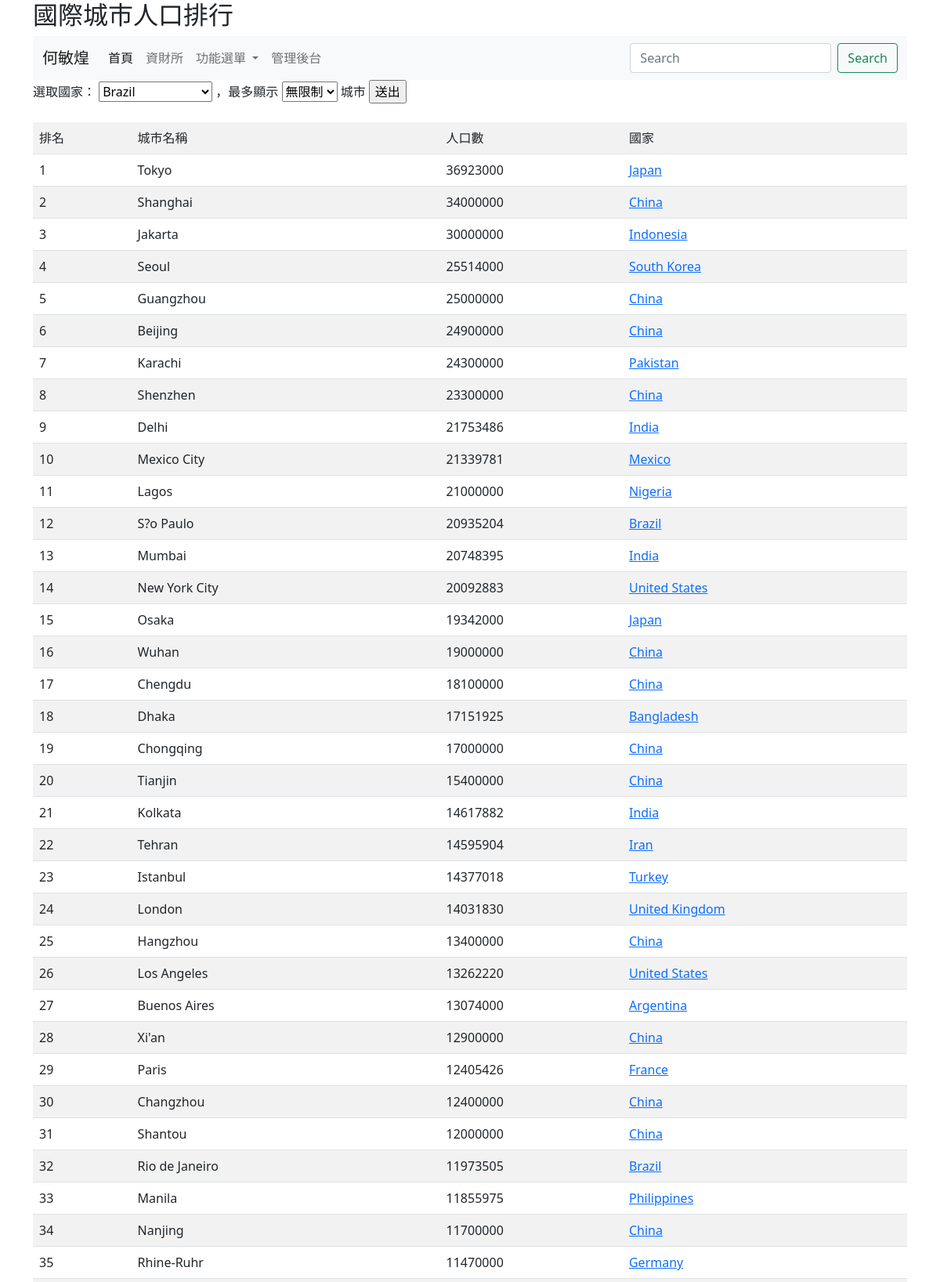
The app's page /plist/ (upper part) with its own data.
### mysite/models.py (models this page shows, shortened)
class City(models.Model):
	name = models.CharField(max_length=20)
	population = models.PositiveIntegerField(default=0)
	country = models.ForeignKey(Country, on_delete=models.CASCADE)

class Country(models.Model):
	name = models.CharField(max_length=20)
	def __str__(self):
		return self.name

### mysite/views.py (the view)
# urls.py: path('plist/', views.plist),
def plist(request, name=""):
	countries = Country.objects.all()
	if request.method == 'POST':
		country_id = request.POST["country"]
		items = int(request.POST["items"])
		target = Country.objects.get(id=country_id)
		if target != None:
			if items == 0:
				cities = City.objects.filter(country=target).order_by("population")
			else:
				cities = City.objects.filter(country=target).order_by("population")[:items]
		else:
			if items == 0:
				cities = City.objects.all().order_by("-population")
			else:
				cities = City.objects.all().order_by("-population")[:items]
	else:
		if name != "":
			target = Country.objects.get(name=name)
			if target != None:
				cities = City.objects.filter(country=target).order_by("population")
			else:
				cities = City.objects.all().order_by("-population")
		else:
			cities = City.objects.all().order_by("-population")
	return render(request, "plist.html", locals())

### templates/plist.html (shortened to what this page needs)
{% extends "base.html" %}
{% block headmessage %} <h2>國際城市人口排行</h2> {% endblock %}
{% block content %}
	<form action='/plist/' method=POST>
	選取國家：
	<select name=country>
	{% for country in countries %}
		<option value="{{country.id}}">{{ country.name }}</option>
	{% endfor %}
	</select>
	，最多顯示
	<select name="items">
		<option value=0>無限制</option>
	</select>
	城市
	<input type=submit value="送出">
	</form>
	<br>
	<table class="table table-striped">
		<tr><td>排名</td><td>城市名稱</td><td>人口數</td><td>國家</td></tr>
	{% for city in cities %}
		<tr>
			<td>
				{{ forloop.counter }}
			</td>
			<td>
				{{ city.name }}
			</td>
			<td>
				{{ city.population }}
			</td>
			<td>
				<a href="/plist/{{city.country}}/">
				{{ city.country }}
				</a>
			</td>
		</tr>
	{% endfor %}
	</table>
{% endblock %}

### records on screen
City: name "Tokyo", population "36923000", country "Japan"
City: name "Shanghai", population "34000000", country "China"
City: name "Jakarta", population "30000000", country "Indonesia"
City: name "Seoul", population "25514000", country "South Korea"
City: name "Guangzhou", population "25000000", country "China"
City: name "Beijing", population "24900000", country "China"
City: name "Karachi", population "24300000", country "Pakistan"
City: name "Shenzhen", population "23300000", country "China"
City: name "Delhi", population "21753486", country "India"
City: name "Mexico City", population "21339781", country "Mexico"
City: name "Lagos", population "21000000", country "Nigeria"
City: name "S?o Paulo", population "20935204", country "Brazil"
City: name "Mumbai", population "20748395", country "India"
City: name "New York City", population "20092883", country "United States"
City: name "Osaka", population "19342000", country "Japan"
City: name "Wuhan", population "19000000", country "China"
City: name "Chengdu", population "18100000", country "China"
City: name "Dhaka", population "17151925", country "Bangladesh"
City: name "Chongqing", population "17000000", country "China"
City: name "Tianjin", population "15400000", country "China"
City: name "Kolkata", population "14617882", country "India"
City: name "Tehran", population "14595904", country "Iran"
City: name "Istanbul", population "14377018", country "Turkey"
City: name "London", population "14031830", country "United Kingdom"
City: name "Hangzhou", population "13400000", country "China"
City: name "Los Angeles", population "13262220", country "United States"
City: name "Buenos Aires", population "13074000", country "Argentina"
City: name "Xi'an", population "12900000", country "China"
City: name "Paris", population "12405426", country "France"
City: name "Changzhou", population "12400000", country "China"
City: name "Shantou", population "12000000", country "China"
City: name "Rio de Janeiro", population "11973505", country "Brazil"
City: name "Manila", population "11855975", country "Philippines"
City: name "Nanjing", population "11700000", country "China"
City: name "Rhine-Ruhr", population "11470000", country "Germany"

### other values on screen
form field country "Brazil"
